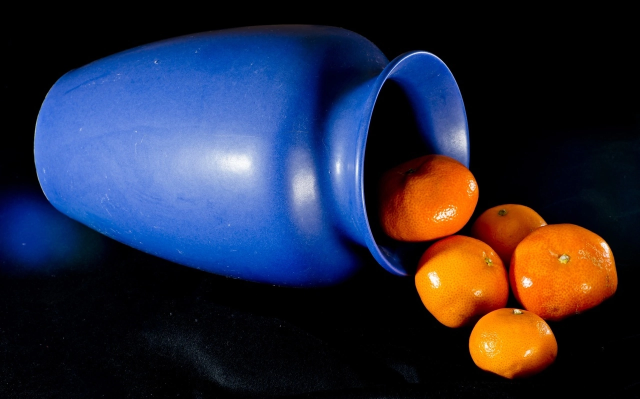
#> input picture lab6/image.jpg, 1280 x 798 px (shown at 1/2 size)
$ jupyter execute lab6.ipynb
#> lines starting #> are read from the running program, lines starting #| are printed output that depends on the picture; after the words box and inside, x2 and y2 are one past the last pixel; in counts of white or black regions, pixels touching at a corner belong together
### lab6/segmentation_utils.py
#!/usr/bin/env python3
# -*- coding: utf-8 -*-

import numpy as np
import matplotlib as plt
import matplotlib.patches as patches
import cv2 as cv
import random
import math


# сегментаци изображений
# расширение регионов
def region_growingHSV(image, seed, threshold):
    # Create an empty binary mask to store the segmented region
    region_mask = np.zeros(image.shape[0:2], dtype=np.uint8)

    # Define the connectivity (4-connectivity in this case)
    connectivity = [(1, 0), (-1, 0), (0, 1), (0, -1)]
    # Create a queue to store the pixels to be processed
    queue = []

    for i in seed:
        # Get the seed coordinates
        seed_x, seed_y = i
        queue.append((seed_x, seed_y))

        # Perform region growing
        while len(queue) > 0:
            x, y = queue.pop(0)

            # Check if the pixel is within the image boundaries
            if x < 0 or x >= image.shape[0] or y < 0 or y >= image.shape[1]:
                continue

            # Check if the pixel has already been visited
            if region_mask[x, y] != 0:
                continue

            # Calculate the similarity measure
            similarity = sum(abs(image[x, y, :] - image[seed_x, seed_y, :]))/3

            # Check if the pixel is similar to the seed pixel
            if similarity < threshold:
                region_mask[x, y] = 255  # Add the pixel to the region
                # Add the neighbors to the queue for further processing
                for dx, dy in connectivity:
                    queue.append((x + dx, y + dy))

    return region_mask

# Разделение регионов
# [35 lines left out: functions recursive_subdivide, find_children, not called in this run]

class Node():
    # [6 lines left out: function __init__, not called in this run]

    def get_width(self):
        return self.width

    def get_height(self):
        return self.height

    def get_points(self):
        return self.points

    def get_points(self, img):
        return img[self.x0:self.x0 + self.get_width(), self.y0:self.y0+self.get_height()]

    # [14 lines left out: function get_error, not called in this run]


class QTree():
    # [6 lines left out: function __init__, not called in this run]

    def get_points(self):
        return self.img[self.root.x0:self.root.x0 + self.root.get_width(), self.root.y0:self.root.y0+self.root.get_height()]

    def subdivide(self):
        recursive_subdivide(self.root, self.threshold, self.minPixelSize, self.img)

    # [32 lines left out: functions graph_tree, render_img, not called in this run]

### lab6/lab6.ipynb
[cell 1]
import numpy as np
import cv2 as cv
from sklearn.cluster import MeanShift, estimate_bandwidth
from sklearn.cluster import KMeans
from skimage.feature import peak_local_max
from skimage.segmentation import watershed
from skimage import data
from scipy import ndimage
import matplotlib.pyplot as plt
import segmentation_utils

image = cv.imread('image.jpg')
#> image is the input picture: shape (798, 1280, 3); mean B, G, R 60.4, 41.9, 40.6
image_hsv = cv.cvtColor(image, cv.COLOR_RGB2HSV)
#> image_hsv: shape (798, 1280, 3); mean H, S, V 24.5, 139.8, 82.5
gray = cv.cvtColor(image, cv.COLOR_BGR2GRAY)
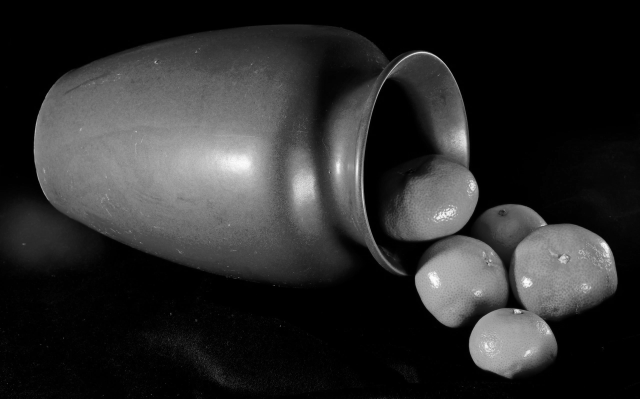
#> gray: shape (798, 1280) (shown at 1/2 size); min 0, max 255, mean 43.6

[cell 2]
seeds = [(200, 120),(200, 200), (200, 300), (200, 400), (200, 500), (200, 600), (200, 700),
         (150, 120),(150, 200), (150, 300), (150, 400), (150, 500), (150, 600), (150, 700),(150, 800),(150, 900),
         (250, 100),(250, 200), (250, 300), (250, 400), (250, 500), (250, 600), (250, 700),
         (300, 100),(300, 200), (300, 300), (300, 400), (300, 500), (300, 600), (300, 700),
         (400, 100),(400, 200), (400, 300), (400, 400), (400, 500), (400, 600), (400, 700),
         (350, 100),(350, 200), (350, 300), (350, 400), (350, 500), (350, 600), (350, 700),
                    (450, 200), (450, 300), (450, 400), (450, 500), (450, 600), (450, 700),
                                (500, 300), (500, 400), (500, 500), (500, 600), (500, 700),
                                            (550, 400), (550, 500), (550, 600), (550, 700)]

x = list(map(lambda x: x[1], seeds))
y = list(map(lambda x: x[0], seeds))

threshold = 115

segmented_region = segmentation_utils.region_growingHSV(image_hsv, seeds, threshold)
#> after the loop in region_growingHSV, `for i in seed:`:
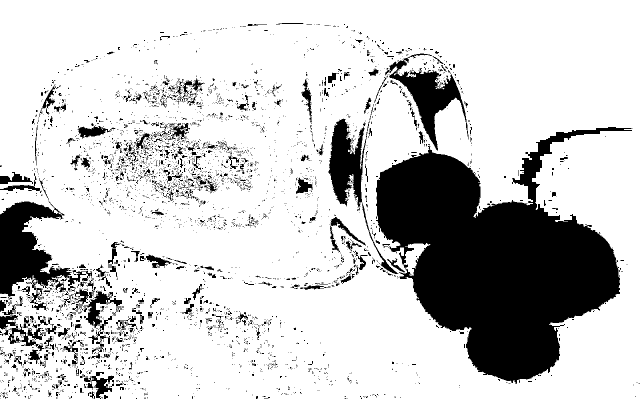
#> region_mask: shape (798, 1280) (shown at 1/2 size); 79.3% white; 4582 black regions (4208 under 20 px), largest, box (x1, y1, x2, y2) and area: (752, 254, 1264, 768) 132869, (0, 402, 188, 600) 15318, (770, 107, 937, 302) 8807
#> after the loop in region_growingHSV, `for i in seed:`: queue = []

result = cv.bitwise_and(image, image, mask=segmented_region)
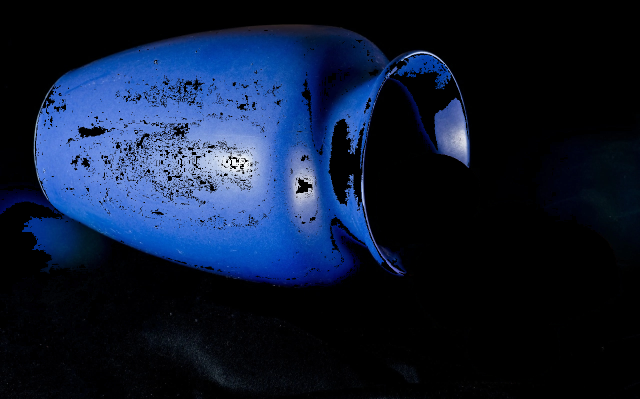
#> result: shape (798, 1280, 3) (shown at 1/2 size); mean B, G, R 51, 27, 14.6

plt.figure(figsize=(15,20))
plt.subplot(1, 2, 1)
plt.scatter(x, y, marker="x", color="red", s=200)
plt.imshow(cv.cvtColor(image, cv.COLOR_BGR2RGB))
plt.subplot(1, 2, 2)
plt.imshow(cv.cvtColor(result, cv.COLOR_BGR2RGB))
plt.show()
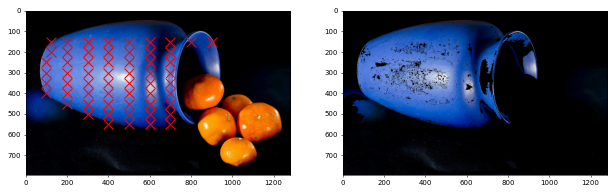
#> figure drawn by matplotlib, 2 panels
